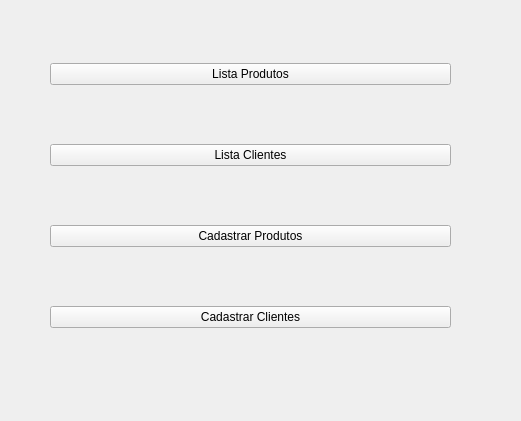
<?xml version="1.0" encoding="UTF-8"?>
<ui version="4.0">
 <class>Form</class>
 <widget class="QWidget" name="Form">
  <property name="geometry">
   <rect>
    <x>0</x>
    <y>0</y>
    <width>521</width>
    <height>421</height>
   </rect>
  </property>
  <property name="windowTitle">
   <string>Matcon- Sistema de Gereciamento</string>
  </property>
  <widget class="QWidget" name="">
   <property name="geometry">
    <rect>
     <x>20</x>
     <y>10</y>
     <width>461</width>
     <height>371</height>
    </rect>
   </property>
   <layout class="QVBoxLayout" name="verticalLayout">
    <property name="leftMargin">
     <number>30</number>
    </property>
    <property name="rightMargin">
     <number>30</number>
    </property>
    <item>
     <widget class="QPushButton" name="b_listProdutos">
      <property name="text">
       <string>Lista Produtos</string>
      </property>
     </widget>
    </item>
    <item>
     <widget class="QPushButton" name="b_listClientes">
      <property name="text">
       <string>Lista Clientes</string>
      </property>
     </widget>
    </item>
    <item>
     <widget class="QPushButton" name="b_cadProdutos">
      <property name="text">
       <string>Cadastrar Produtos</string>
      </property>
     </widget>
    </item>
    <item>
     <widget class="QPushButton" name="b_cadClientes">
      <property name="text">
       <string>Cadastrar Clientes</string>
      </property>
     </widget>
    </item>
   </layout>
  </widget>
 </widget>
 <resources/>
 <connections/>
</ui>
